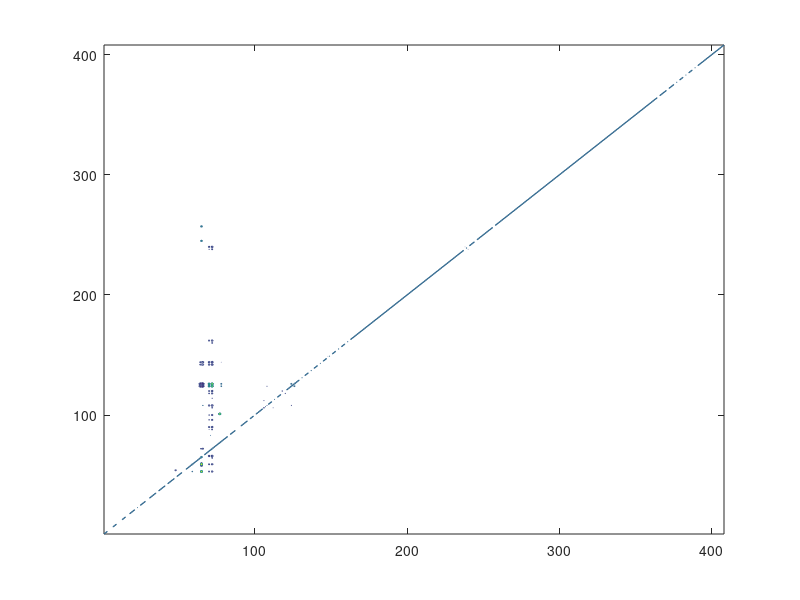

This figure's MATLAB source:
load jd.mat
load jb.mat
load invI.mat
load invM.mat

nb=68;
damp_coef = 100.0;
dt = 0.001;
a = zeros(nb*6,nb*6);
for i=1:size(jb,1),
  b1_index = jb(i,1);
  b2_index = jb(i,2);

  a1_i_beg = (b1_index-1)*6;
  %a1_i_end = (b1_index)*6-1;
  a2_i_beg = (b2_index-1)*6;
  %a2_i_end = (b2_index)*6-1;

  %printf('filling out block %d %d\n',a1_i_beg,a2_i_beg);
  %fill in block
  for ai=1:6,
  for aj=1:6,
    a(a1_i_beg+ai,a1_i_beg+aj) = jd(i,ai)*damp_coef*jd(i,aj);
    a(a1_i_beg+ai,a2_i_beg+aj) = jd(i,ai)*damp_coef*jd(i,aj+6);
    a(a2_i_beg+ai,a1_i_beg+aj) = jd(i,aj+6)*damp_coef*jd(i,ai);
    a(a2_i_beg+ai,a2_i_beg+aj) = jd(i,aj+6)*damp_coef*jd(i,aj+6);
  end,
  end,

  %assemble inverse mass matrix
  m1 = zeros(6,6);
  m2 = zeros(6,6);
  m1(1,1) = invM(b1_index);
  m1(2,2) = invM(b1_index);
  m1(3,3) = invM(b1_index);
  m1(4:6,4:6) = invI( (b1_index-1)*3+1:(b1_index-1)*3+3, 1:3 );
  m2(1,1) = invM(b2_index);
  m2(2,2) = invM(b2_index);
  m2(3,3) = invM(b2_index);
  m2(4:6,4:6) = invI( (b2_index-1)*3+1:(b2_index-1)*3+3, 1:3 );

  %mass ratio of attached bodies
  m_check_12 = m1 * inv(m2);
  m_check_21 = m2 * inv(m1);
  m_cond(i) = max(abs(cond(m_check_12)),abs(cond(m_check_21))) ;

  %m1
  %a(a1_i_beg:a1_i_beg+5,a1_i_beg:a1_i_beg+5)
  %multiply by invM
  a(a1_i_beg+1:a1_i_beg+6,a1_i_beg+1:a1_i_beg+6) = dt*m1*a(a1_i_beg+1:a1_i_beg+6,a1_i_beg+1:a1_i_beg+6);
  a(a1_i_beg+1:a1_i_beg+6,a2_i_beg+1:a2_i_beg+6) = dt*m1*a(a1_i_beg+1:a1_i_beg+6,a2_i_beg+1:a2_i_beg+6);
  a(a2_i_beg+1:a2_i_beg+6,a1_i_beg+1:a1_i_beg+6) = dt*m2*a(a2_i_beg+1:a2_i_beg+6,a1_i_beg+1:a1_i_beg+6);
  a(a2_i_beg+1:a2_i_beg+6,a2_i_beg+1:a2_i_beg+6) = dt*m2*a(a2_i_beg+1:a2_i_beg+6,a2_i_beg+1:a2_i_beg+6);

end,
contour(a)

ident = eye(nb*6,nb*6);
a_expansion = ident + a - a*a + a*a*a - a*a*a*a;

E = (ident + a);
Einv = inv(E);

contour(Einv);
